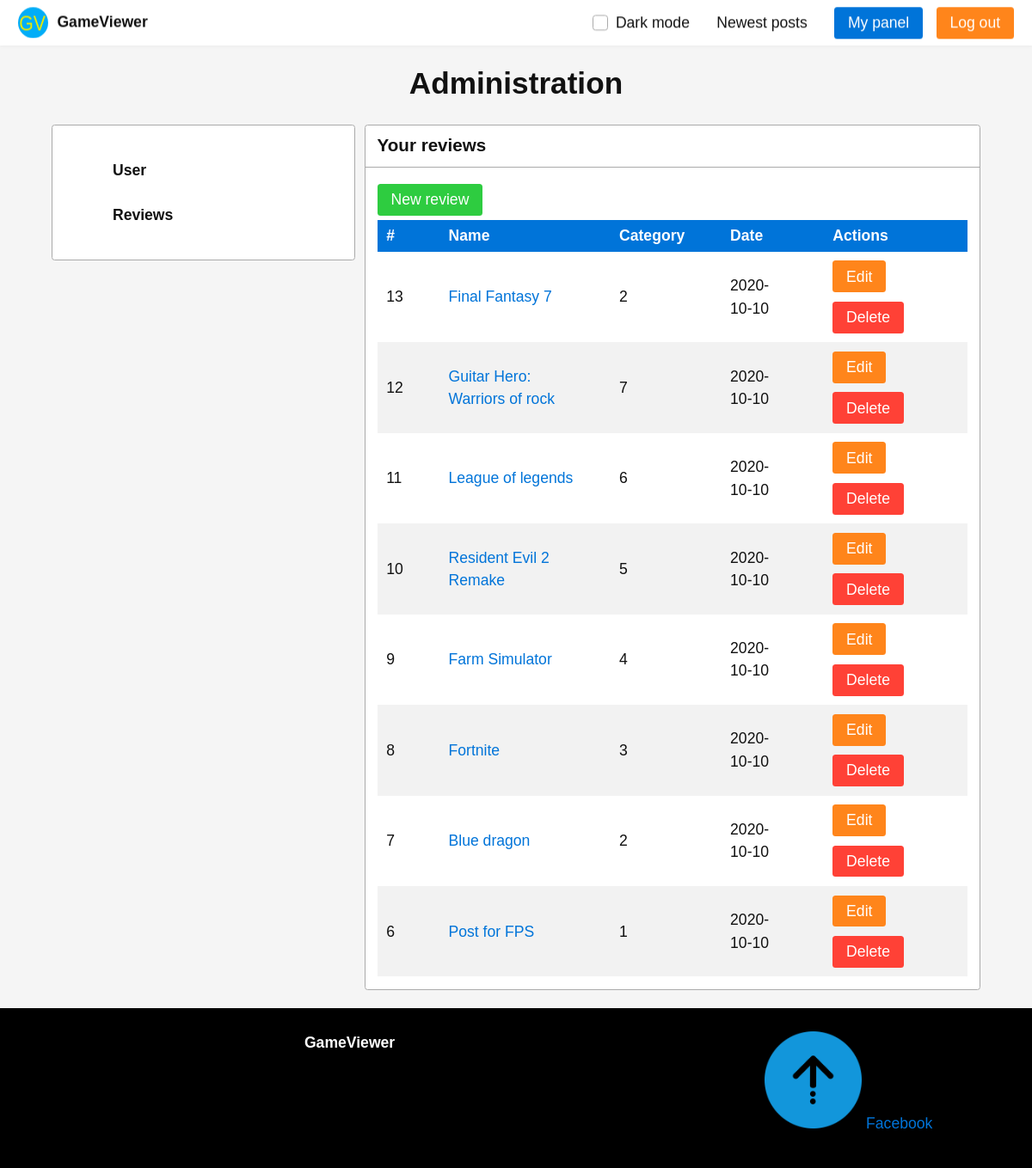
Page /admin/my-posts/15 (signed in) on the committed database.
### models.py (models this page shows, shortened)
class Reviews(db.Model):
    id = db.Column(db.Integer, primary_key = True)
    id_user = db.Column(db.Integer, db.ForeignKey('users.id'), nullable=False)
    id_cat = db.Column(db.Integer, db.ForeignKey('categories.id'), nullable=False)
    title = db.Column(db.Text(50))
    img = db.Column(db.Text(50))
    content = db.Column(db.Text(50))
    created_at = db.Column(db.Text(50))

### controller.py (the view)
@app.route("/admin/my-posts/<id>")
@isAuth
def myPosts(id):
    if userAuth(id) == False:
        return redirect(url_for('index'))
    user = Users.query.filter_by(id = id).first()
    reviews = Reviews.query.filter_by(id_user = user.id).order_by(desc('id'))
    return render_template("admin/my-posts.html", user = user, reviews = reviews)

### controller.py (called while the page is built)
def isAuth(f):
    @wraps(f)
    def wrap(*args, **kwargs):        # if user is not logged in, redirect to login page
        if session.get('user') != None:
            pass
        else:
            return redirect(url_for('index'))     # finally call f. f() now haves access to g.user
        return f(*args, **kwargs)
    return wrap

def userAuth(id):
    link_id = Users.query.filter_by(id = id).first()
    actual_user = Users.query.filter_by(id = session['user']).first()
    print(actual_user.id)
    print(session.get('user'))
    if link_id.id == actual_user.id:
        print('You passed')
        return True
    else:
        print('no no no, you are not going there :)')
        session.pop('user', None)
        return False

### templates/admin/my-posts.html (shortened to what this page needs)
{% extends "layout/base.html" %}
{% block title %} Administration {% endblock %}
{% block content %}
{% include "admin/layout/admin-options.html" %}
<div class="two-third-600">
    <article class="card">
        <header>
            <h3> Your reviews </h3>
        </header>
        <footer>
            <a href="{{ url_for('newReview', user_id = user.id) }}" class="button success">New review</a>
            <div style="overflow: scroll;">
                <table class="primary" style="overflow-x: scroll !important; width: 100%;">
                    <thead>
                        <tr>
                            <th>#</th>
                            <th>Name</th>
                            <th>Category</th>
                            <th>Date</th>
                            <th>Actions</th>
                        </tr>
                    </thead>
                    <tbody>
                        {% for review in reviews %}
                        <tr>
                            <td>{{ review.id }}</td>
                            <td><a href="{{ url_for('review', review_title = review.title, id = review.id) }}">
                                    {{ review.title }} </a></td>
                            <td> {{ review.id_cat }} </td>
                            <td> {{ review.created_at }} </td>
                            <td>
                                <a href="{{ url_for('editReview', id = review.id ) }}" class="button warning">Edit</a>
                                <label for="modal_1" class="button error">Delete</label>
                            </td>
                        </tr>
                        {% endfor %}
                    </tbody>
                </table>
            </div>
        </footer>
    </article>
</div>
{% endblock %}

### static/css/style.css (style rules this page uses)
.html { filter: invert(0%); }

### static/css/picnic.css (style rules this page uses)
html { font-family:sans-serif;-ms-text-size-adjust:100%;-webkit-text-size-adjust:100% }
body { margin:0 }
article,aside,details,figcaption,figure,footer,header,hgroup,main,nav,section,summary { display:block }
a { background:transparent }
table { border-collapse:collapse;border-spacing:0 }
td,th { padding:0 }
* { box-sizing:inherit }
html,body { font-family:Arial, Helvetica, sans-serif;box-sizing:border-box;height:100% }
body { color:#111;font-size:1.1em;line-height:1.5;background:#fff }
h1,h2,h3,h4,h5,h6 { margin:0;padding:.6em 0 }
a { color:#0074d9;text-decoration:none;box-shadow:none;transition:all 0.3s }
label { cursor:pointer }
.label,[data-tooltip]:after,button,.button,[type=submit],.dropimage { display:inline-block;text-align:center;letter-spacing:inherit;margin:0;padding:.3em .9em;vertical-align:middle;background:#0074d9;color:#fff;border:0;border-radius:.2em;width:auto;-webkit-touch-callout:none;-webkit-user-select:none;-khtml-user-select:none;-moz-user-select:none;-ms-user-select:none;user-select:none }
.success.label,.success[data-tooltip]:after,button.success,.success.button,.success[type=submit],.success.dropimage { background:#2ecc40 }
.warning.label,.warning[data-tooltip]:after,button.warning,.warning.button,.warning[type=submit],.warning.dropimage { background:#ff851b }
.error.label,.error[data-tooltip]:after,button.error,.error.button,.error[type=submit],.error.dropimage { background:#ff4136 }
button,.button,[type=submit],.dropimage { margin:.3em 0;cursor:pointer;transition:all 0.3s;border-radius:.2em;height:auto;vertical-align:baseline;box-shadow:0 0 rgba(17,17,17,0) inset }
table { text-align:left }
td,th { padding:.3em 2.4em .3em .6em }
th { text-align:left;font-weight:900;color:#fff;background-color:#0074d9 }
tr:nth-child(even) { background:rgba(17,17,17,0.05) }
.flex>* { box-sizing:border-box;flex:1 1 auto;padding-left:.6em;padding-bottom:.6em }
.flex[class*="one"]>*,.flex[class*="two"]>*,.flex[class*="three"]>*,.flex[class*="four"]>*,.flex[class*="five"]>*,.flex[class*="six"]>*,.flex[class*="seven"]>*,.flex[class*="eight"]>*,.flex[class*="nine"]>*,.flex[class*="ten"]>*,.flex[class*="eleven"]>*,.flex[class*="twelve"]>* { flex-grow:0 }
.one>* { width:100% }
@media all and (min-width: 600px) { .two-600>* { width:50% } }
@media all and (min-width: 600px) { .two-third-600 { width:66.66666%;display:block } }
.card,.modal .overlay ~ * { position:relative;box-shadow:0;border-radius:.2em;border:1px solid #aaa;overflow:hidden;text-align:left;background:#fff;margin-bottom:.6em;padding:0;transition:all .3s ease }
.card>*,.modal .overlay ~ *>* { max-width:100%;display:block }
.card>*:last-child,.modal .overlay ~ *>*:last-child { margin-bottom:0 }
.card header,.modal .overlay ~ * header,.card section,.modal .overlay ~ * section,.card>p,.modal .overlay ~ *>p { padding:.6em .8em }
.card header,.modal .overlay ~ * header { font-weight:bold;position:relative;border-bottom:1px solid #aaa }
.card header h1,.modal .overlay ~ * header h1,.card header h2,.modal .overlay ~ * header h2,.card header h3,.modal .overlay ~ * header h3,.card header h4,.modal .overlay ~ * header h4,.card header h5,.modal .overlay ~ * header h5,.card header h6,.modal .overlay ~ * header h6 { padding:0;margin:0 2em 0 0;line-height:1;display:inline-block;vertical-align:text-bottom }
.card footer,.modal .overlay ~ * footer { padding:.8em }

### rows in the picture
Reviews: id "13", title "Final Fantasy 7", id_cat "2", created_at "2020-10-10"
Reviews: id "12", title "Guitar Hero: Warriors of rock", id_cat "7", created_at "2020-10-10"
Reviews: id "11", title "League of legends", id_cat "6", created_at "2020-10-10"
Reviews: id "10", title "Resident Evil 2 Remake", id_cat "5", created_at "2020-10-10"
Reviews: id "9", title "Farm Simulator", id_cat "4", created_at "2020-10-10"
Reviews: id "8", title "Fortnite", id_cat "3", created_at "2020-10-10"
Reviews: id "7", title "Blue dragon", id_cat "2", created_at "2020-10-10"
Reviews: id "6", title "Post for FPS", id_cat "1", created_at "2020-10-10"
